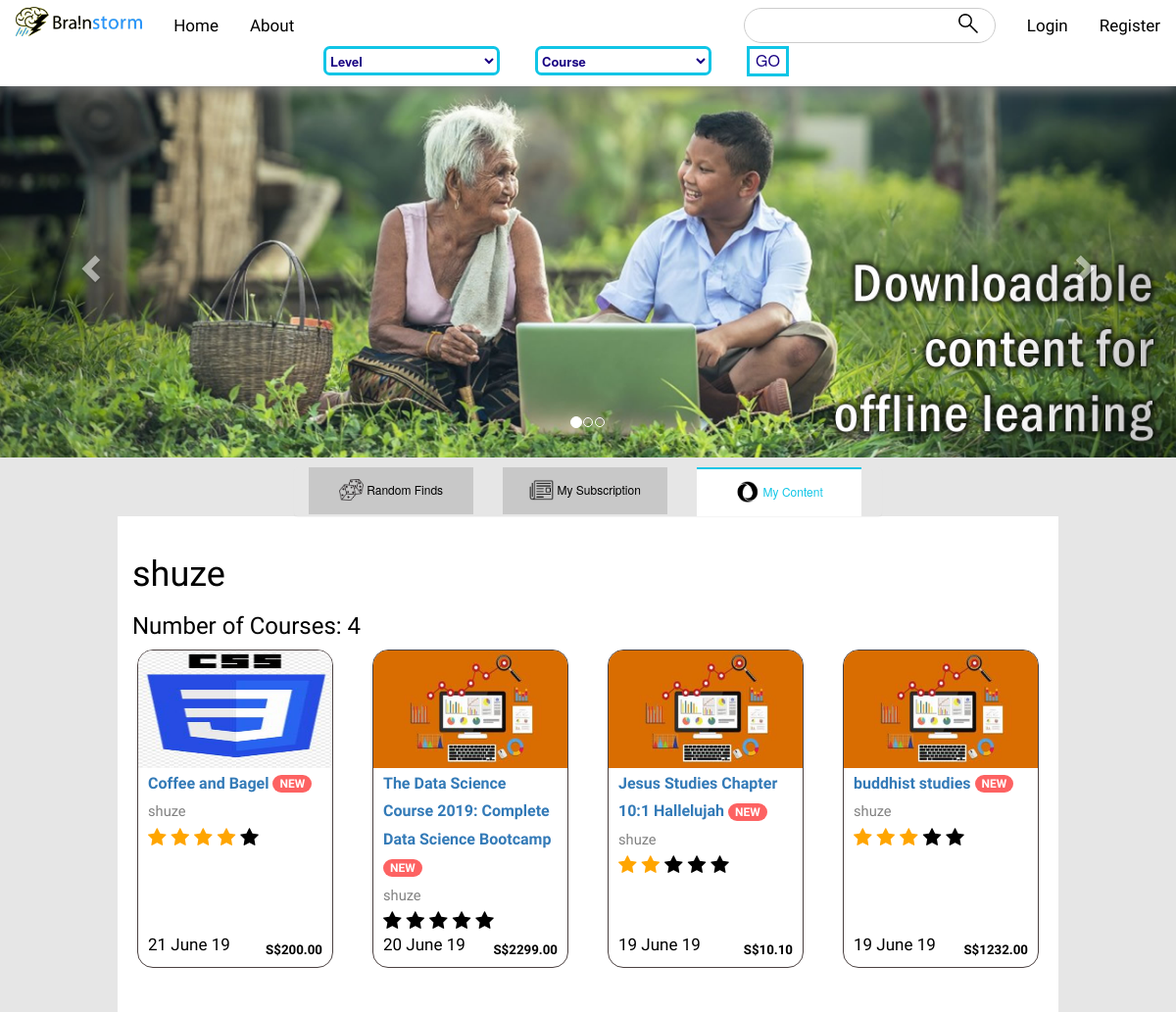
The app's page /user/shuze/, older data.
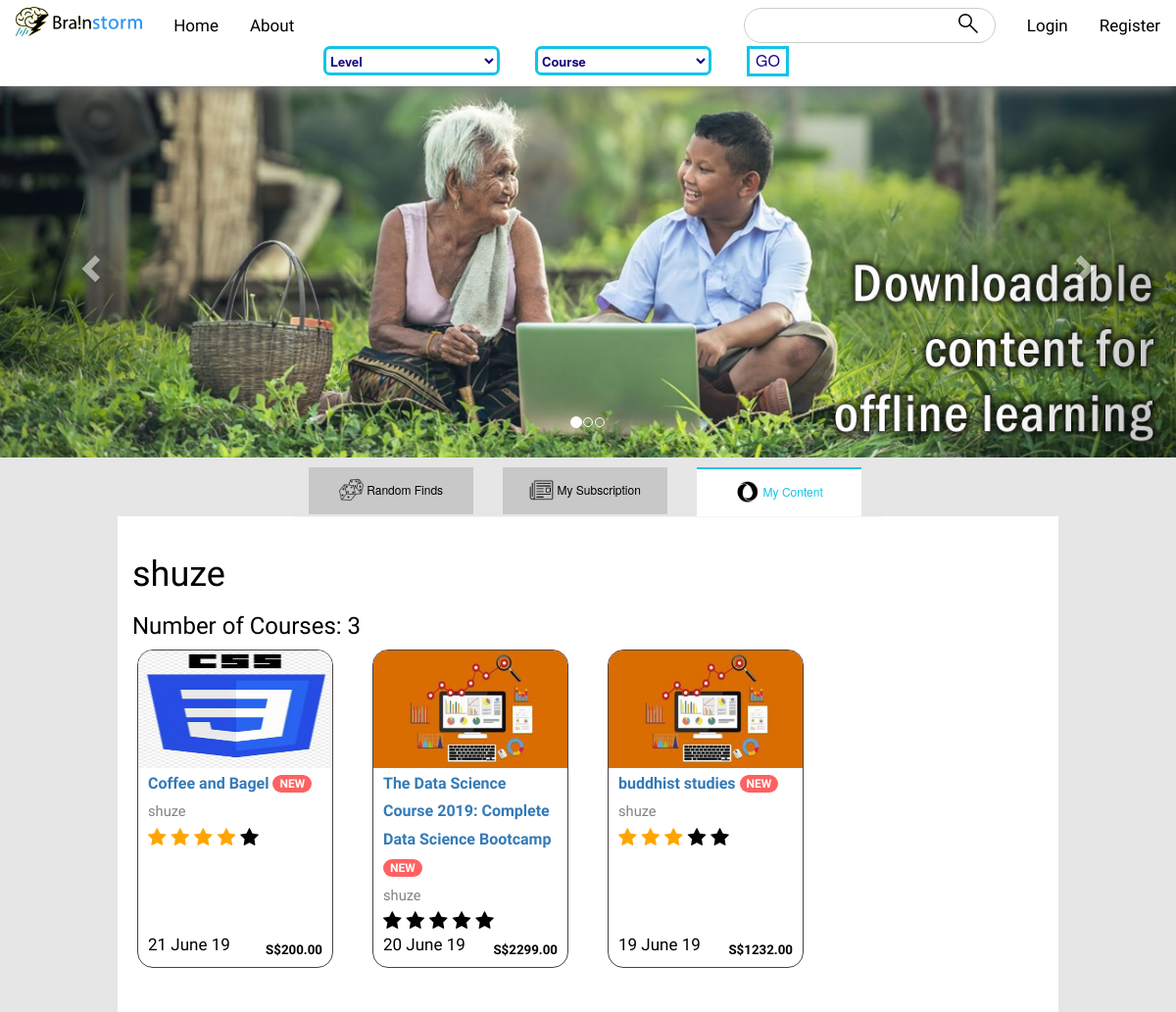
The same page, newer data.
### store/models.py (models this page shows, shortened)
class Post(models.Model):
	title = models.CharField(max_length=100)
	image = models.ImageField(default = 'default0.jpg', upload_to='course_image/')
	description = models.TextField()
	price = models.DecimalField(decimal_places=2, max_digits=6)
	date_posted = models.DateTimeField(default=timezone.now)
	author = models.ForeignKey(User, on_delete=models.CASCADE)
	rating = models.IntegerField(default = 0)

### store/views.py (the view)
# urls.py: path('user/<str:username>/', UserPostListView.as_view(), name='user-posts'),
class UserPostListView(ListView):
	model = Post
	template_name = 'store/user_posts.html' # <app>/<model>_<viewtype>.html
	context_object_name = 'post'
	paginate_by = 12
	def get_queryset(self):
		user = get_object_or_404(User, username=self.kwargs.get('username'))
		return Post.objects.filter(author=user).order_by('-date_posted')

### store/templates/store/user_posts.html (shortened to what the changed rows need)
{% extends "store/base.html" %}
{% block content %}
      <div style="padding-top: 20px;" id="main" >
          {% if view.kwargs.username != user.username %}
        <h1>{{ view.kwargs.username }}</h1>
        <h3>Number of Courses: {{ page_obj.paginator.count }}</h3>
          {% endif %}
      <section class="text-center mb-4">
        <div class="row">
        {% for post in post %}
          <div class="col-lg-3 col-md-6 mb-4">
            <div id="course_card">
              <div class="view overlay">
                <img style="margin-left: -10px;" src="{{ post.image.url }}" alt="">
              </div>
              <div>
                <div>
                  <strong>
                    <a class="title" href="{% url 'post-detail' post.id %}" > <span>{{ post.title }}</span>
                      <span  style="background-color: rgb(253, 98, 98);" class="badge badge-pill danger-color">NEW
                      </span>
                    </a>
                  </strong>
                </div>
                <a href="{% url 'user-posts' post.author.username %}" class="author">
                  {{ post.author }}
                </a>
                <div class="rating">
                {% if post.rating == 0 %}
                <span class="fa fa-star"></span>
                <span class="fa fa-star"></span>
                <span class="fa fa-star"></span>
                <span class="fa fa-star"></span>
                <span class="fa fa-star"></span>
                {% elif post.rating == 1 %}
                <span class="fa fa-star checked"></span>
                <span class="fa fa-star"></span>
                <span class="fa fa-star"></span>
                <span class="fa fa-star"></span>
                <span class="fa fa-star"></span>
                {% elif post.rating == 2 %}
                <span class="fa fa-star checked"></span>
                <span class="fa fa-star checked"></span>
                <span class="fa fa-star"></span>
                <span class="fa fa-star"></span>
                <span class="fa fa-star"></span>
                {% elif post.rating == 3 %}
                <span class="fa fa-star checked"></span>
                <span class="fa fa-star checked"></span>
                <span class="fa fa-star checked"></span>
                <span class="fa fa-star"></span>
                <span class="fa fa-star"></span>
                {% elif post.rating == 4 %}
                <span class="fa fa-star checked"></span>
                <span class="fa fa-star checked"></span>
                <span class="fa fa-star checked"></span>
                <span class="fa fa-star checked"></span>
                <span class="fa fa-star"></span>
                {% elif post.rating == 5 %}
                <span class="fa fa-star checked"></span>
                <span class="fa fa-star checked"></span>
                <span class="fa fa-star checked"></span>
                <span class="fa fa-star checked"></span>
                <span class="fa fa-star checked"></span>
                {% endif %}
                </div>
                <div>
                  <strong style="text-align: right;" class="price">S${{ post.price }}
                  </strong>
                </div>
                <small class="date">
                   {{ post.date_posted|date:'d F y'}}
                </small>
              </div>
            </div>
          </div>
        {% endfor %}
 </div>
      </section>
</div>
{% endblock content %}

Row changes from the older to the newer data that the page shows:
removed Post: image (placeholder picture), title "Jesus Studies Chapter 10:1 Hallelujah", author "shuze", rating 2 (drawn), price "10.10", date_posted "19 June 19"
Text that changed along with them:
{{ page_obj.paginator.count }}: "4" → "3"
